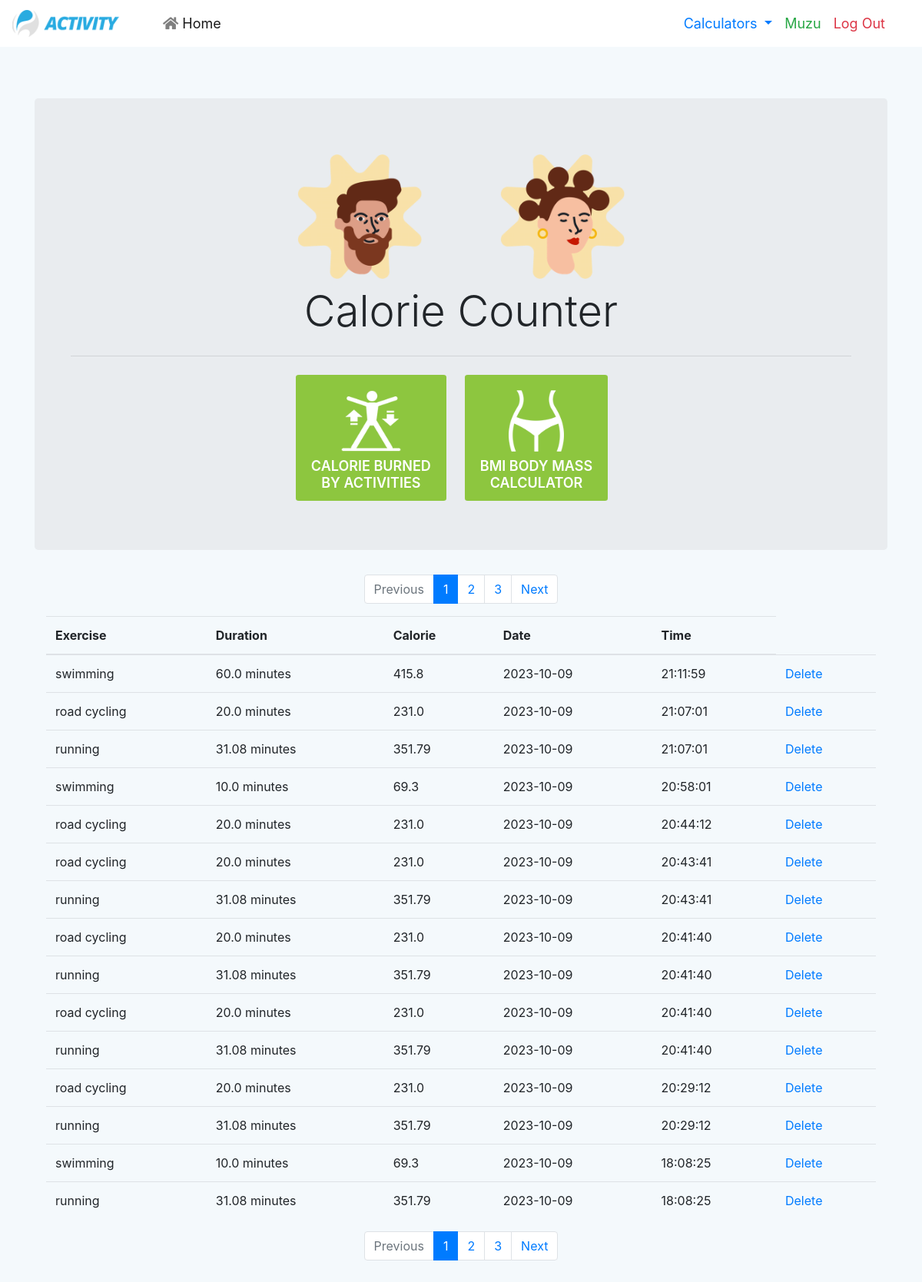
The app's page /user/muzu/ (signed in) with its own data.
### main.py (models this page shows)
    class User(UserMixin,db.Model):
        __tablename__ = 'users'
        id = db.Column(db.Integer, primary_key=True)
        username = db.Column(db.String(200), nullable=False, unique=True)
        email = db.Column(db.String(300), nullable=False, unique=True)
        password = db.Column(db.String(300), nullable=False)
        gender = db.Column(db.String(100),default='Unknown')
        weight = db.Column(db.String(100))
        height = db.Column(db.String(100))
        age = db.Column(db.String(100),default='Unknown')
        burned_calories = relationship("BurnedCalories", back_populates='user')

    class BurnedCalories(db.Model):
        __tablename__ = 'burned_calories'
        id = db.Column(db.Integer, primary_key=True)
        user_id = db.Column(db.Integer, db.ForeignKey('users.id'))
        user = relationship("User", back_populates="burned_calories")
        date = db.Column(db.Date, default=datetime.now().date(), nullable=False)
        time = db.Column(db.String(8), default=datetime.now().strftime('%H:%M:%S'), nullable=False)
        exercise = db.Column(db.String(200), nullable=False)
        duration = db.Column(db.Float, nullable=False)
        calories = db.Column(db.Float, nullable=False)

### main.py (the view)
@app.route("/user/<username>/",methods=["GET"])
@login_required
def user(username):
    user = User.query.filter_by(username=username).first()
    page = request.args.get('page', 1, type=int)
    per_page = 15  # Number of exercises to display per page
    exercises = BurnedCalories.query.filter_by(user_id=user.id).order_by(BurnedCalories.id.desc()).paginate(page=page, per_page=per_page)
    if user is None:
        abort(404)  # Manually trigger a 404 error if the user doesn't exist
    return render_template('user.html',username=username,exercises=exercises)

### main.py (called while the page is built)
@app.context_processor
def global_variables():
    users = User.query.all()
    url=''
    if current_user.is_authenticated:
        url=url_for('user',username=current_user.username)
    else:
      url=url_for('home')
    return dict(users=users,url=url)

@login_manager.user_loader
def load_user(user_id):
    return User.query.get(int(user_id))

### templates/user.html (shortened to what this page needs)
{% extends 'base.html' %}
{% block styles %}
{{super()}}
{% endblock %}
{% block content %}
<div class="jumbotron text-center mt-5">
  <div class="container">
    <img src="{{ url_for('static', filename='img/man-face.png')}}"  width="180px" alt="man-face icon" style="margin-right: 80px;">
    <img src="{{ url_for('static', filename='img/woman-face.png')}}"  width="180px" alt="woman-face icon">
    <h1 class="display-4"> Calorie Counter </h1>
    <hr class="my-4">
  </div>
  <div class="d-flex justify-content-center mt-4">
    <div class="d-flex justify-content-center align-items-center box-calculator mr-4">
      <a href="{{url_for('calorie_by_activities',username=current_user.username)}}">
        <img src="{{ url_for('static', filename='img/cal-burned.png')}}"  width="80px" alt="counter icon">
        <h3>Calorie burned <br>by activities</h3>
      </a>
    </div>
    <div class="d-flex justify-content-center align-items-center box-calculator mr-4">
      <a href="{{url_for('bmi_body_calc')}}">
        <img src="{{ url_for('static', filename='img/bmi-calc.png')}}"  width="80px" alt="counter icon">
        <h3>Bmi body mass<br>calculator</h3>
      </a>
    </div>
  </div>
</div>
<div class="container mb-5">
  <div class="row">
    <div class="col-sm-12">
      {% if exercises.pages > 1 %}
            <nav aria-label="Pagination">
              <ul class="pagination justify-content-center">
                {% if exercises.has_prev %}
                <li class="page-item">
                  <a class="page-link" href="{{ url_for('user', username=current_user.username,page=exercises.prev_num) }}" tabindex="-1">Previous</a>
                </li>
                {% else %}
                  <li class="page-item disabled">
                    <a class="page-link" href="#" tabindex="-1">Previous</a>
                  </li>
                {% endif %}
          {% for num in exercises.iter_pages() %}
            {% if num %}
              {% if exercises.page == num %}
                <li class="page-item active" aria-current="page">
                  <span class="page-link">{{ num }} <span class="sr-only">(current)</span></span>
                </li>
              {% else %}
                <li class="page-item">
                  <a class="page-link" href="{{ url_for('user',username=current_user.username, page=num) }}">{{ num }}</a>
                </li>
              {% endif %}
            {% else %}
              <li class="page-item disabled">
                <span class="page-link">...</span>
              </li>
            {% endif %}
          {% endfor %}
            {% if exercises.has_next %}
              <li class="page-item">
                <a class="page-link" href="{{ url_for('user', username=current_user.username, page=exercises.next_num) }}">Next</a>
              </li>
            {% else %}
              <li class="page-item disabled">
                <span class="page-link">Next</span>
              </li>
            {% endif %}
            </ul>
           </nav>
          {% endif %}
        <div class="table-responsive-sm">
          <table class="table">
            <thead>
              <th scope="col">Exercise</th>
              <th scope="col">Duration</th>
              <th scope="col">Calorie</th>
              <th scope="col">Date</th>
              <th scope="col">Time</th>
            </thead>
        </div>
            <tbody>
              {% for exercise in exercises %}
                <tr>
                  <td>{{exercise.exercise}}</td>
                  <td>{{exercise.duration}} minutes</td>
                  <td>{{exercise.calories}}</td>
                  <td>{{exercise.date}}</td>
                  <td>{{exercise.time}}</td>
                  <td><a href="{{url_for('delete_exercise',id=exercise.id)}}">Delete</a></td>
                </tr>
              {% endfor %}
            </tbody>
          {% if exercises.pages > 1 %}
          <nav aria-label="Pagination">
            <ul class="pagination justify-content-center">
              {% if exercises.has_prev %}
              <li class="page-item">
                <a class="page-link" href="{{ url_for('user', username=current_user.username,page=exercises.prev_num) }}" tabindex="-1">Previous</a>
              </li>
              {% else %}
                <li class="page-item disabled">
                  <a class="page-link" href="#" tabindex="-1">Previous</a>
                </li>
              {% endif %}
        {% for num in exercises.iter_pages() %}
          {% if num %}
            {% if exercises.page == num %}
              <li class="page-item active" aria-current="page">
                <span class="page-link">{{ num }} <span class="sr-only">(current)</span></span>
              </li>
            {% else %}
              <li class="page-item">
                <a class="page-link" href="{{ url_for('user',username=current_user.username, page=num) }}">{{ num }}</a>
              </li>
            {% endif %}
          {% else %}
            <li class="page-item disabled">
              <span class="page-link">...</span>
            </li>
          {% endif %}
        {% endfor %}
          {% if exercises.has_next %}
            <li class="page-item">
              <a class="page-link" href="{{ url_for('user', username=current_user.username, page=exercises.next_num) }}">Next</a>
            </li>
          {% else %}
            <li class="page-item disabled">
              <span class="page-link">Next</span>
            </li>
          {% endif %}
          </ul>
         </nav>
        {% endif %}
    </div>
  </div>
</div>
{% endblock %}

### templates/base.html (shortened to what this page needs)
<!DOCTYPE html>
<html lang="en">
  <head>
    {% block styles %}
    <link rel="stylesheet" href="https://cdn.jsdelivr.net/npm/bootstrap@4.3.1/dist/css/bootstrap.min.css">
    <link href="https://cdnjs.cloudflare.com/ajax/libs/simple-line-icons/2.4.1/css/simple-line-icons.min.css" rel="stylesheet">
    <link href="https://cdnjs.cloudflare.com/ajax/libs/bootstrap-datepicker/1.9.0/css/bootstrap-datepicker.min.css" rel="stylesheet">
    <link rel="stylesheet" href="https://cdnjs.cloudflare.com/ajax/libs/font-awesome/5.15.2/css/all.min.css"/>
    <link rel="stylesheet" href="{{ url_for('static', filename='css/main.css')}}">
    {% endblock %}
  </head>
  <body >
    <nav class="nav-menu navbar navbar-expand-lg navbar-light bg-white position-fixed top-0 w-100">
        <a class="navbar-brand mr-5" href="{{url}}"><img src="{{url_for('static', filename='img/logo.png') }}" width="140px" alt="logo"></a>
        <div class="collapse navbar-collapse" id="navbarSupportedContent">
          <ul class="navbar-nav mr-auto">
            <li class="nav-item">
              <a class="nav-link" href="{{url}}"> <i class="fas fa-home" style="margin-right:5px; color:rgba(0,0,0,.5);"></i>Home </a>
            </li>
          </ul>
          {% if request.endpoint != 'add_details' %}
            <ul class="navbar-nav ml-auto pr-4">
              <li class="nav-item dropdown">
                <a class="nav-link dropdown-toggle text-primary" href="#" id="navbarDropdown" role="button" data-toggle="dropdown" aria-haspopup="true" aria-expanded="false">
                    Calculators
                </a>
              </li>
              {% if not current_user.is_authenticated %}
                    <li class="nav-item ml-5">
                      <a class="nav-link" href="{{ url_for('login') }}">Login</a>
                    </li>
                    <li class="nav-item">
                      <a class="nav-link" href="{{ url_for('register') }}">Register</a>
                    </li>
              {% else %}
                <li class="nav-item">
                  <a href="{{url_for('profile',username=current_user.username)}}" class="nav-link text-success">{{current_user.username.title()}}</a>
                </li>
                <li class="nav-item">
                  <a class="nav-link text-danger" href="{{ url_for('logout') }}">Log Out</a>
                </li>
              {% endif  %}
            </ul>
          {%endif%}
        </div>
      </nav>
      <div class="container content-container">
        {% block content %}{% endblock %}
      </div>
  </body>
</html>

### static/css/main.css (style rules this page uses)
* { margin: 0; padding: 0; box-sizing: border-box; }
body { background-color: rgba(39, 142, 212, 0.048); }
.nav-menu a:hover, .nav-menu .active, .nav-menu .active:focus, .nav-menu li:hover>a { text-decoration: none; color: #fff; }
.nav-menu a:hover i, .nav-menu .active i, .nav-menu .active:focus i, .nav-menu li:hover>a i { color: #149ddd; }
.nav-link { font-size: large; }
.content-container { padding-top: 80px; }
.nav-menu { z-index: 1000; }
.navbar-collapse { display: flex; justify-content: space-between; align-items: center; }
.box-calculator a { transition: all 0.5s ease; background-color: #8dc63f; padding: 20px 20px 5px 20px; border-radius: 2%; text-decoration: none; }
.box-calculator h3 { margin-top:8px ; text-transform: uppercase; font-weight: 600; font-size: 18px; color: #fff; }
.box-calculator img { vertical-align: middle; border: 0; }

### records on screen
User: username "Muzu"
BurnedCalories: exercise "swimming", duration "60.0", calories "415.8", date "2023-10-09", time "21:11:59"
BurnedCalories: exercise "road cycling", duration "20.0", calories "231.0", date "2023-10-09", time "21:07:01"
BurnedCalories: exercise "running", duration "31.08", calories "351.79", date "2023-10-09", time "21:07:01"
BurnedCalories: exercise "swimming", duration "10.0", calories "69.3", date "2023-10-09", time "20:58:01"
BurnedCalories: exercise "road cycling", duration "20.0", calories "231.0", date "2023-10-09", time "20:44:12"
BurnedCalories: exercise "road cycling", duration "20.0", calories "231.0", date "2023-10-09", time "20:43:41"
BurnedCalories: exercise "running", duration "31.08", calories "351.79", date "2023-10-09", time "20:43:41"
BurnedCalories: exercise "road cycling", duration "20.0", calories "231.0", date "2023-10-09", time "20:41:40"
BurnedCalories: exercise "running", duration "31.08", calories "351.79", date "2023-10-09", time "20:41:40"
BurnedCalories: exercise "road cycling", duration "20.0", calories "231.0", date "2023-10-09", time "20:41:40"
BurnedCalories: exercise "running", duration "31.08", calories "351.79", date "2023-10-09", time "20:41:40"
BurnedCalories: exercise "road cycling", duration "20.0", calories "231.0", date "2023-10-09", time "20:29:12"
BurnedCalories: exercise "running", duration "31.08", calories "351.79", date "2023-10-09", time "20:29:12"
BurnedCalories: exercise "swimming", duration "10.0", calories "69.3", date "2023-10-09", time "18:08:25"
BurnedCalories: exercise "running", duration "31.08", calories "351.79", date "2023-10-09", time "18:08:25"

### other values on screen
{{ num }} "1"
{{ num }} "2" "3"
